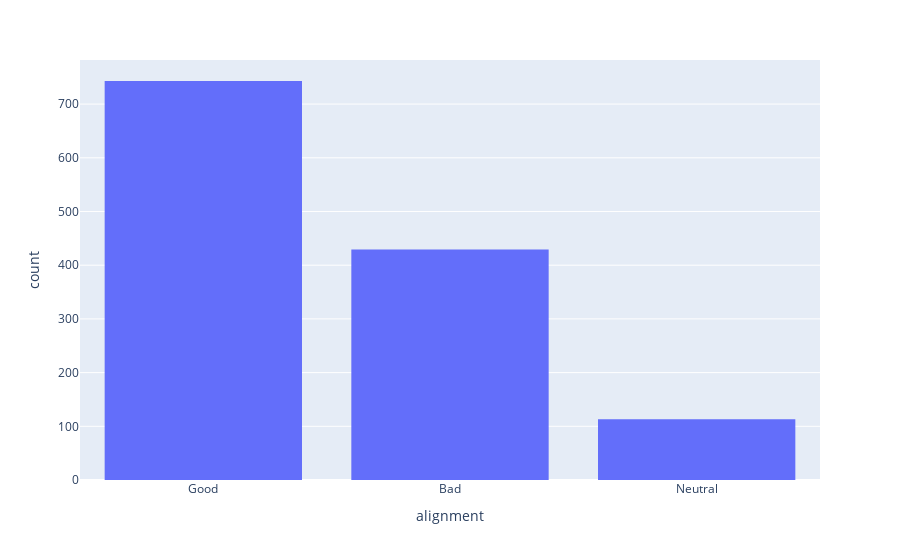

Source (notebook cell):
### Code cell
fig = px.histogram(data_frame=df_comics, x='alignment')
fig.show()

### Figure 1 — Plotly figure (JSON) as saved in the notebook; plotly's stock layout.template omitted (floating-point values rounded to 4 significant figures; data arrays with more than 128 entries replaced by an {"elided": "..."} marker saying what was removed)
{"data": [{"alignmentgroup": "True", "bingroup": "x", "hovertemplate": "alignment=%{x}<br>count=%{y}<extra></extra>", "legendgroup": "", "marker": {"color": "#636efa", "pattern": {"shape": ""}}, "name": "", "offsetgroup": "", "orientation": "v", "showlegend": false, "type": "histogram", "x": {"elided": "1285 str values"}, "xaxis": "x", "yaxis": "y"}], "layout": {"barmode": "relative", "legend": {"tracegroupgap": 0}, "margin": {"t": 60}, "xaxis": {"anchor": "y", "domain": [0, 1], "title": {"text": "alignment"}}, "yaxis": {"anchor": "x", "domain": [0, 1], "title": {"text": "count"}}}}
